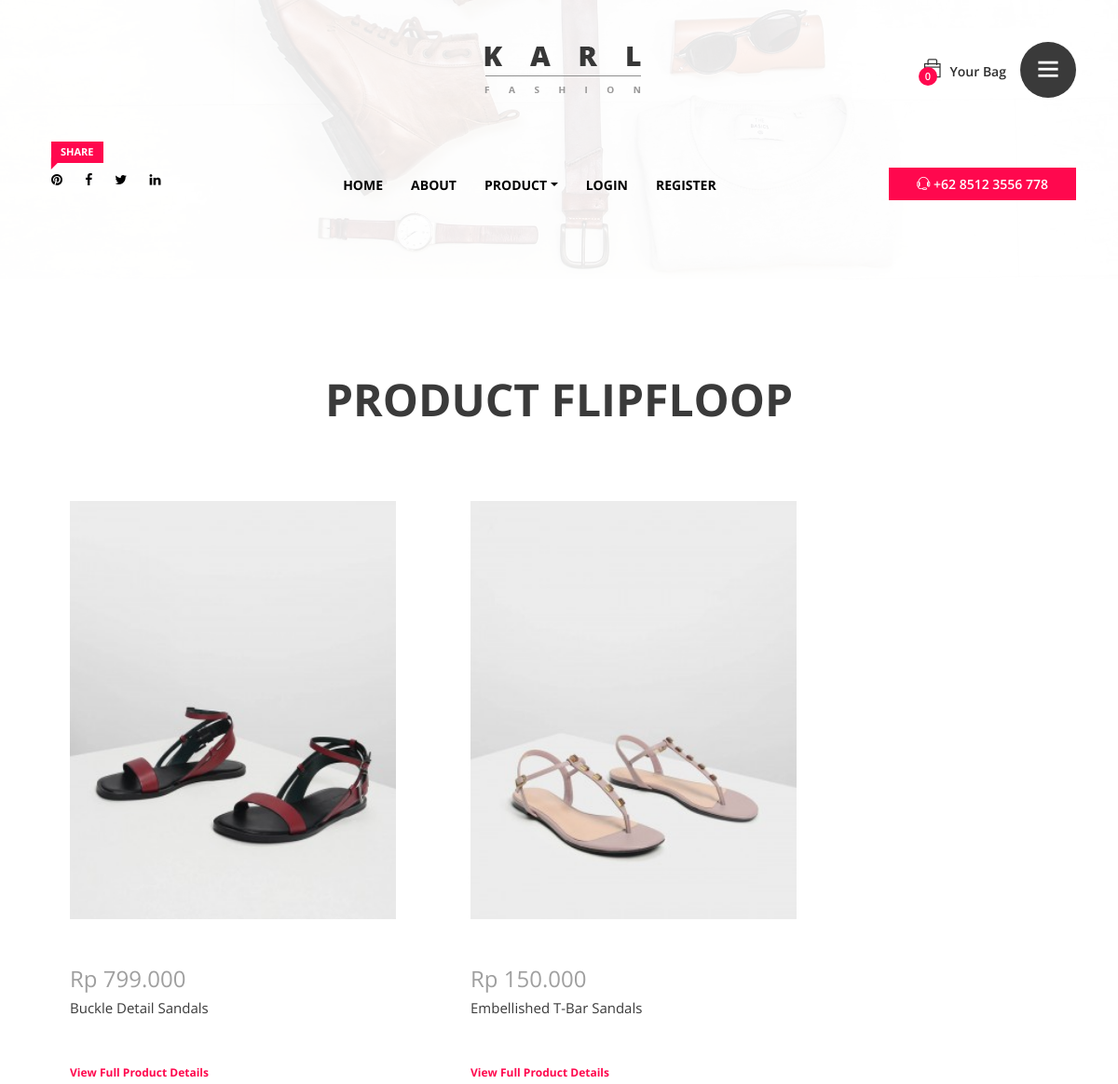
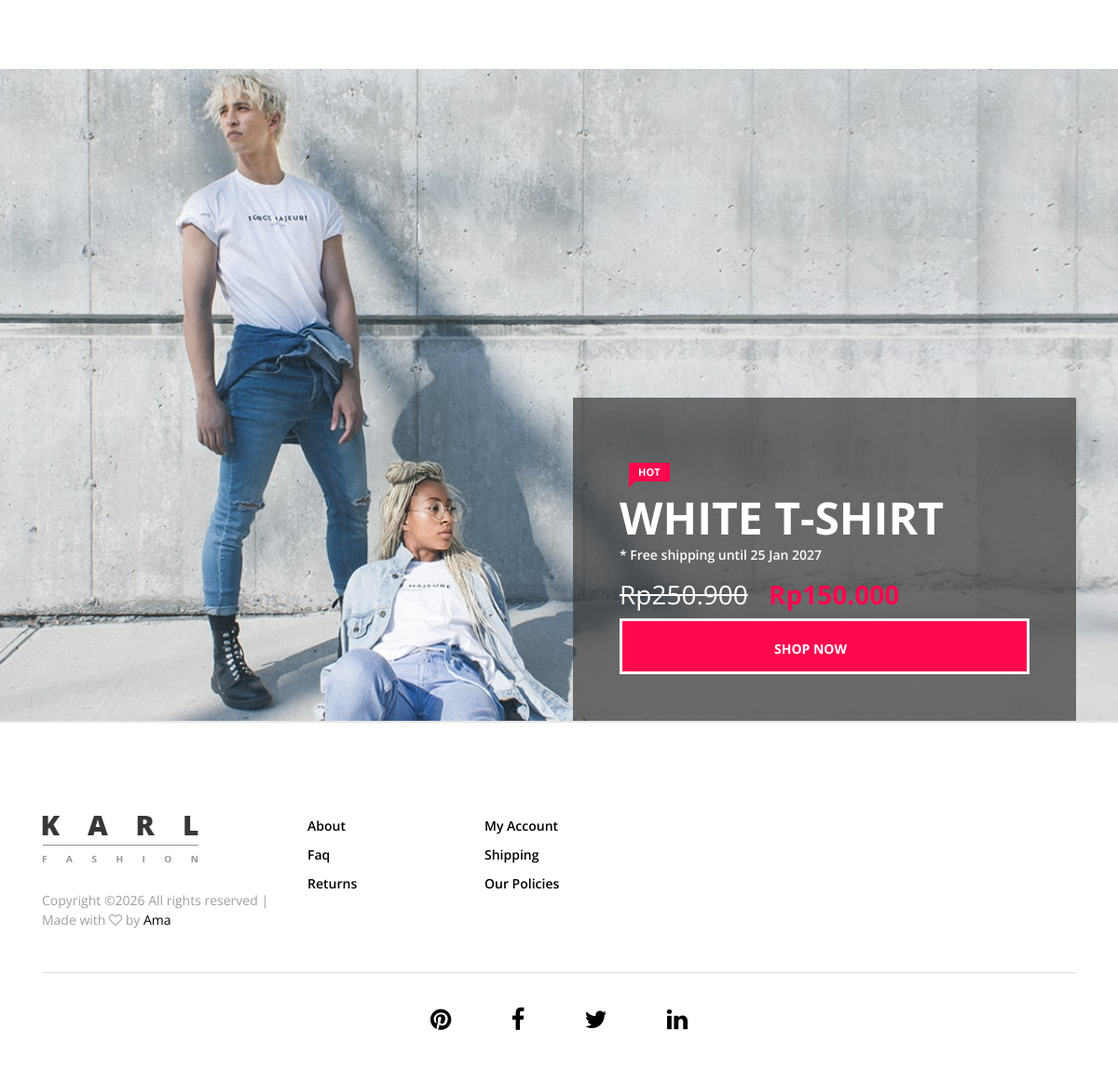
Page /sandal.php on the committed database (2 pictures, top to bottom).
### tables this page shows
CREATE TABLE `product` (
  `product_id` varchar(16) NOT NULL,
  `categori_id` varchar(6) NOT NULL,
  `categori_nama` varchar(50) NOT NULL,
  `product_nama` varchar(50) NOT NULL,
  `product_keterangan` text NOT NULL,
  `product_harga` int(10) NOT NULL,
  `product_stok` int(3) NOT NULL,
  `product_ukuran` varchar(100) DEFAULT NULL,
  `product_gambar` varchar(15) NOT NULL,
  `product_status` varchar(15) NOT NULL
);

### sandal.php (the view, shortened to what this page needs)
<?php
require_once 'session.php';
?>
<!DOCTYPE html>
<html lang="en">
<head>
   <?php  require_once 'title.php' ?>
</head>
<body>
    <div class="catagories-side-menu">
        <div id="sideMenuClose">
        </div>
                 <?php  require_once 'categories.php'; ?>
    </div>
    <div id="wrapper">
       <?php  require_once 'header.php'; ?>
        <section class="new_arrivals_area section_padding_100_0 clearfix">
            <div class="container">
                <div class="row">
                    <div class="col-12">
                        <div class="section_heading text-center">
                            <h2>Product FlipFloop</h2>
                        </div>
                    </div>
                </div>
            </div>
                     <div class="col-12" data-wow-delay="0.2s">
                        <?php
                        $data=mysqli_query($con, "select * from product where product_stok>=1 and categori_id='C1011'");
                        while($rowData=mysqli_fetch_array($data))
                        {
                            ?>
                            <div class="listProduct">
                                <div class="product-img">
                                    <img src="product/<?php echo $rowData['product_gambar'];?>" >
                                </div>
                                <div class="product-description">
                                    <h4 class="product-price"><?php echo "Rp ".number_format($rowData['product_harga'], 0, ",", "."); ?></h4>
                                        <p><?php echo $rowData['product_nama']; ?></p>
                                    <a href="detail_product.php?id=<?php echo $rowData['product_id'];?>" class="add-to-cart-btn">View Full Product Details</a>
                                </div>
                            </div>
                            <?php
                        }
                        ?>
                     </div>
        </section>
        <?php require_once'iklan.php'; ?>
        <?php  require_once 'footer.php'; ?>
    </div>
</body>
</html>

### css/core-style.css (style rules this page uses)
* { margin: 0; padding: 0; }
body { font-family: 'Open Sans', sans-serif; font-weight: 400; overflow-x: hidden; }
h1, h2, h3, h4, h5, h6 { color: #3a3a3a; line-height: 1.2; font-family: 'Open Sans', sans-serif; font-weight: 700; }
p { color: #3a3a3a; font-size: 1em; line-height: 1.5; font-family: 'Open Sans', sans-serif; font-weight: 400; }
a, a:hover, a:focus { -webkit-transition: all 500ms ease 0s; transition: all 500ms ease 0s; text-decoration: none; outline: none; color: #000000; font-family: 'Open Sans', sans-serif; font-weight: 400; }
img { height: auto; max-width: 100%; }
.section_padding_100_0 { padding: 100px 0 0; }
.section_heading { margin-bottom: 50px; position: relative; z-index: 1; }
.section_heading h2 { font-size: 48px; margin-bottom: 0; text-transform: uppercase; }
#wrapper { position: relative; z-index: 1000; background-color: #fff; left: 0; top: 0; -webkit-transition: all linear 500ms; transition: all linear 500ms; box-shadow: 0 0 50px rgba(0, 0, 0, 0.2); }
.catagories-side-menu { background-color: #fff; width: 300px; position: fixed; top: 0; left: 0; height: 100%; z-index: 1; }
#sideMenuClose { color: #fff; width: 20%; height: 50px; line-height: 50px; font-size: 18px; text-align: center; border-radius: 0; cursor: pointer; z-index: 99; position: absolute; top: 0; right: 0; -webkit-transition-duration: 500ms; transition-duration: 500ms; background-color: #3a3a3a; }
.product-img { position: relative; z-index: 1; overflow: hidden }
.product-img > img { width: 100%; -webkit-transition-duration: 500ms; transition-duration: 500ms; }
.product-description { margin-top: 50px; }
.product-description h4 { font-weight: 400; color: #9f9f9f; margin-bottom: 5px; display: block; }
.product-description p { font-size: 15px; margin: 0; }
.product-description .add-to-cart-btn { margin-top: 50px; font-size: 12px; font-weight: 700; color: #ff084e; display: block; }
.listProduct { width:350px; height:700px; float:left; margin:30px 20px 0 60px; }

### rows in the picture
product: product_gambar (picture), product_harga "799.000", product_nama "Buckle Detail Sandals"
product: product_gambar (picture), product_harga "150.000", product_nama "Embellished T-Bar Sandals"

### other values in the picture
count($_SESSION['myCart'] ?? []) "0"
